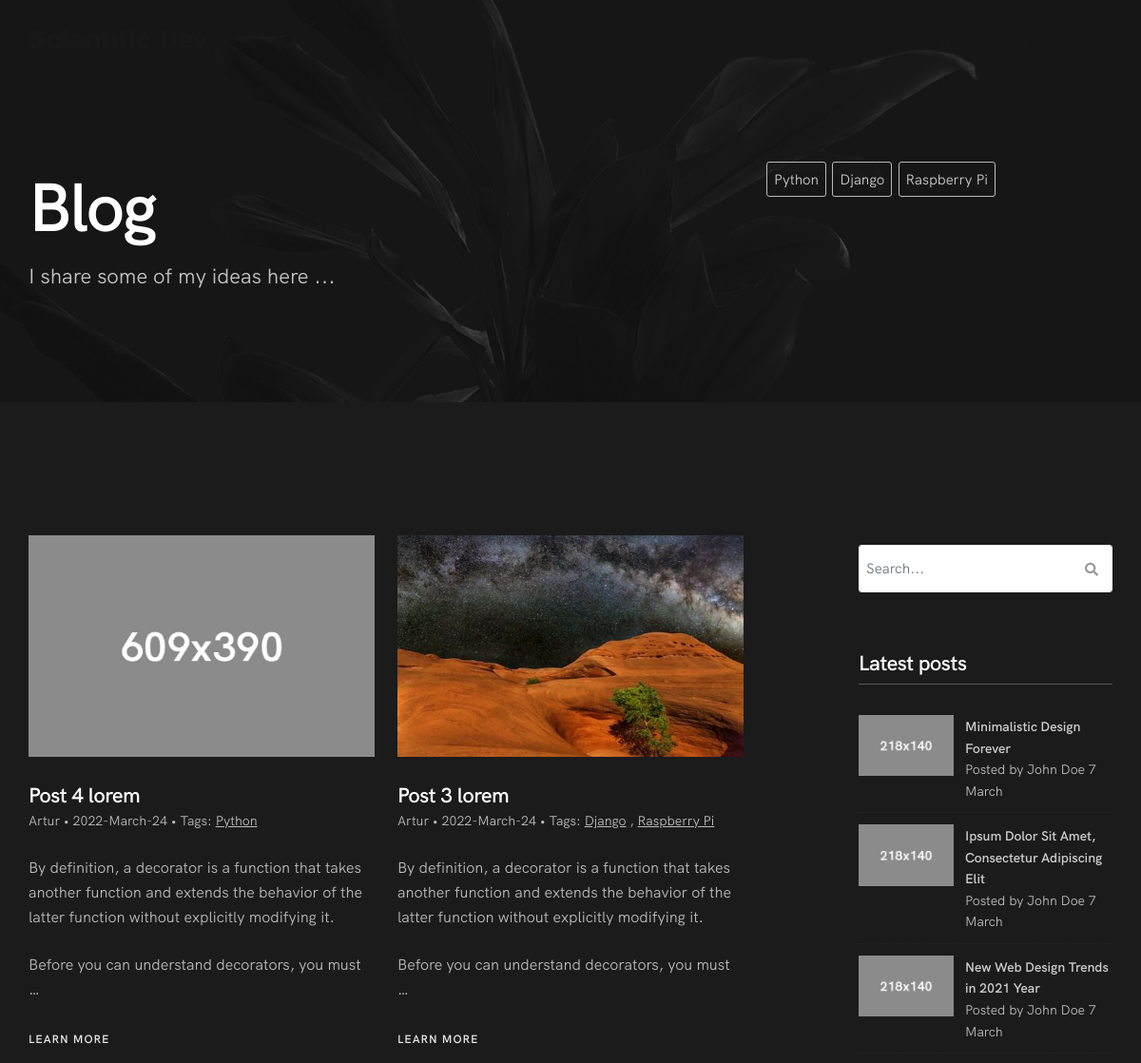
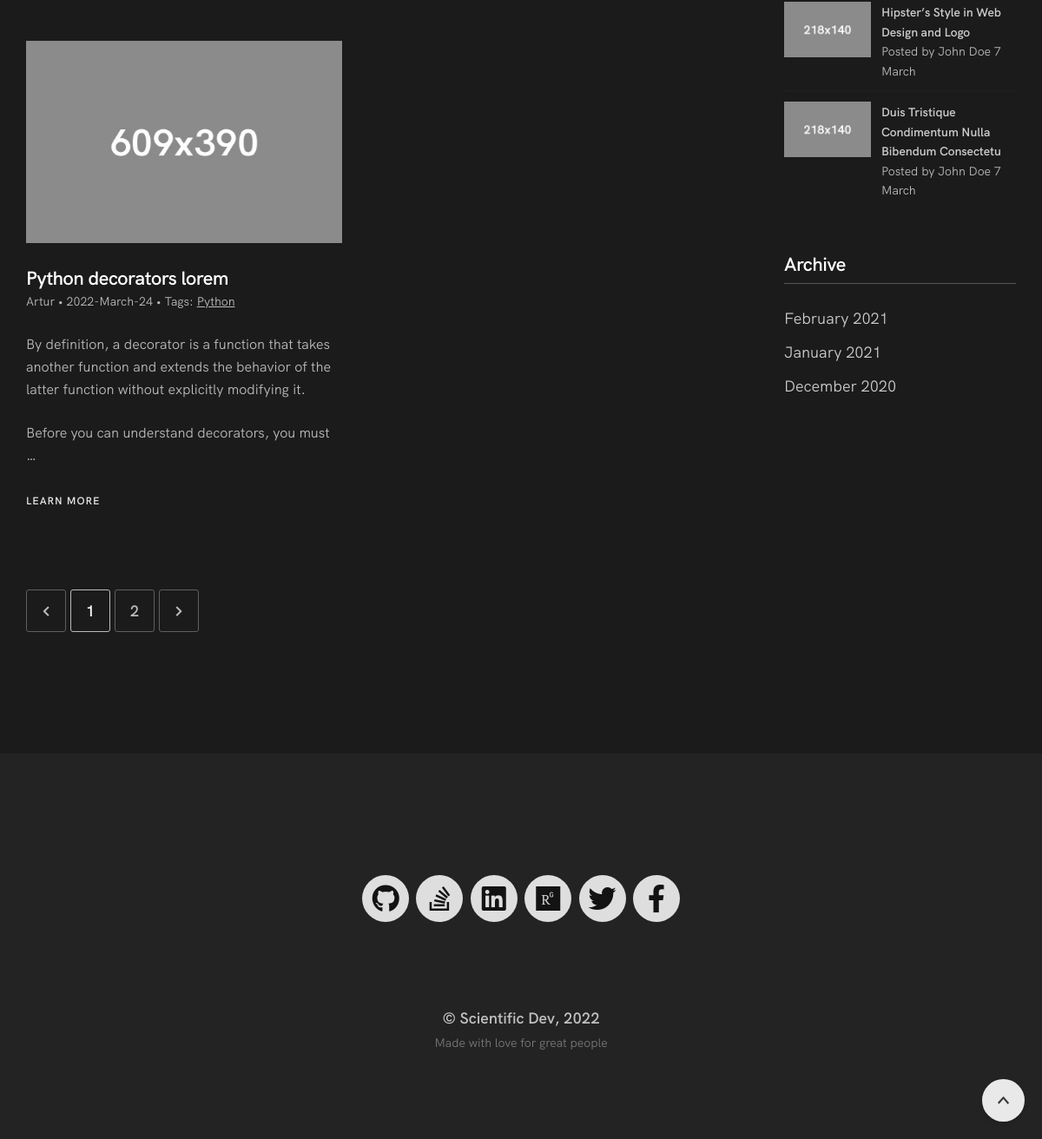
Screenshot of /blog/ with the database file from the repository (2 pictures, top to bottom).
### blog/models.py (models this page shows, shortened)
class Post(models.Model):
    STATUS_CHOICES = (
        ('draft', 'Draft'),
        ('published', 'Published'),
    )
    title = models.CharField(max_length=250)
    slug = models.SlugField(max_length=250,
                            unique_for_date='publish')
    author = models.ForeignKey(User,
                               on_delete=models.CASCADE,
                               related_name='blog_posts')
    body = HTMLField('Content')
    photo = models.ImageField(upload_to='blog',
                              default='')
    publish = models.DateTimeField(default=timezone.now)
    created = models.DateTimeField(auto_now_add=True)
    updated = models.DateTimeField(auto_now=True)
    status = models.CharField(max_length=10,
                              choices=STATUS_CHOICES,
                              default='draft')
    objects = models.Manager()      # The default manager
    published = PublishedManager()  # Custom manager
    drafted = DraftedManager()      # Custom manager
    tags = TaggableManager()
    class Meta:
        ordering = ('-publish',)
    def get_absolute_url(self):
        return reverse('blog:post_detail',
                       args=[self.publish.year,
                             self.publish.month,
                             self.publish.day, self.slug])

### blog/views.py (the view)
# urls.py: path('', views.post_list, name='post_list'),
def post_list(request, tag_slug=None):
    object_list = Post.published.all()
    tag = None
    all_tags = Tag.objects.all()
    if tag_slug:
        tag = get_object_or_404(Tag, slug=tag_slug)
        object_list = object_list.filter(tags__in=[tag])
    paginator = Paginator(object_list, 3)  # 3 posts in each page
    page = request.GET.get('page')
    try:
        posts = paginator.page(page)
    except PageNotAnInteger:
        posts = paginator.page(1)
    except EmptyPage:
        posts = paginator.page(paginator.num_pages)
    return render(request,
                  'blog/list.html',
                  {'page': page,
                   'posts': posts,
                   'all_tags': all_tags,
                   'tag': tag})

### blog/models.py (called while the page is built)
    def get_queryset(self):
        return super().get_queryset().filter(status='published')

### templates/blog/list.html
{%  extends 'base.html' %}
{%  load static %}
{%  block content %}
    <main id="main">
                <section class="small-section bg-dark-alfa-50 bg-scroll light-content" data-background="{%  static 'images/full-width-images/section-bg-19.jpg' %}" id="home">
                    <div class="container relative pt-70">
                        <div class="row">
                            <div class="col-md-8">
                                <div class="wow fadeInUpShort" data-wow-delay=".1s">
                                    <h1 class="hs-line-7 mb-20 mb-xs-10">Blog</h1>
                                </div>
                                <div class="wow fadeInUpShort" data-wow-delay=".2s">
                                    <p class="hs-line-6 opacity-075 mb-20 mb-xs-0">
                                        I share some of my ideas here ...
                                    </p>
                                </div>
                            </div>
                            <div class="col-md-4">
                                <div class="widget">
                                    <div class="widget-body">
                                        <div class="tags">
                                            {% for tag in all_tags %}
                                                <a href="{% url 'blog:post_list_by_tag' tag.slug %}">
                                                    {{ tag.name }}
                                                </a>
                                            {% endfor %}
                                        </div>
                                    </div>
                                </div>
                            </div>
                        </div>
                    </div>
                </section>
                <section class="page-section bg-dark light-content">
                    <div class="container relative">
                        <div class="row">
                            <div class="col-md-8 mb-sm-80">
                                <div class="row">
                                    {% for post in posts %}
                                        <div class="col-sm-6 mb-60 mb-xs-40">
                                        <div class="post-prev-img">
                                            <a href="{{ post.get_absolute_url }}" tabindex="-1"><img src="{{ post.photo.url }}" alt="" class="wow scaleOutIn" data-wow-duration="1.2s" /></a>
                                        </div>
                                        <div class="post-prev-title">
                                            <a href="{{ post.get_absolute_url }}">{{ post.title }}</a>
                                        </div>
                                        <div class="post-prev-info">
                                            {{ post.author.first_name }} •
                                            {{ post.created|date:'Y-N-d' }} •
                                            Tags:
                                            {% for tag in post.tags.all %}
                                                <a href="{% url 'blog:post_list_by_tag' tag.slug %}">
                                                    <u>{{ tag.name }}</u>
                                                </a>
                                                {% if not forloop.last %}, {% endif %}
                                            {% endfor %}
                                        </div>
                                        <div class="post-prev-text">
                                            {{  post.body|safe|truncatewords:30|linebreaks }}
                                        </div>
                                        <div class="post-prev-more">
                                            <a href="{{ post.get_absolute_url }}" class="text-link" tabindex="-1">Learn More</a>
                                        </div>
                                    </div>
                                    {%  endfor %}
                                </div>
                                 {% if posts.has_other_pages %}
                                    <div class="pagination mt-30 mt-xs-10">
                                        <a href="?page=1"><i class="fa fa-chevron-left"></i></a>
                                        {% for i in posts.paginator.page_range %}
                                            {% if posts.number == i %}
                                                <a href="" class="active" disabled>{{ i }}</a>
                                            {% else %}
                                                <a href="?page={{ i }}">{{ i }}</a>
                                            {% endif %}
                                        {% endfor %}
                                        <a href="?page={{ posts.paginator.num_pages }}"><i class="fa fa-chevron-right"></i></a>
                                    </div>
                                {% endif %}
                            </div>
                            <div class="col-md-4 col-lg-3 offset-lg-1 mt-10">
                                <div class="widget">
                                    <form class="form">
                                        <div class="search-wrap">
                                            <button class="search-button animate" type="submit" title="Start Search">
                                                <i class="fa fa-search"></i>
                                            </button>
                                            <input type="text" class="form-control search-field round" placeholder="Search...">
                                        </div>
                                    </form>
                                </div>
                                <div class="widget">
                                    <h3 class="widget-title">Latest posts</h3>
                                    <div class="widget-body">
                                        <ul class="clearlist widget-posts">
                                            <li class="clearfix">
                                                <a href=""><img src="{%  static 'images/blog/previews/post-prev-1.jpg' %}" alt="" width="100" class="widget-posts-img" /></a>
                                                <div class="widget-posts-descr">
                                                    <a href="#" title="">Minimalistic Design Forever</a>
                                                    Posted by John Doe 7 March
                                                </div>
                                            </li>
                                            <li class="clearfix">
                                                <a href=""><img src="{%  static 'images/blog/previews/post-prev-2.jpg' %}" alt="" width="100" class="widget-posts-img" /></a>
                                                <div class="widget-posts-descr">
                                                    <a href="#" title="">Ipsum Dolor Sit Amet, Consectetur Adipiscing Elit</a>
                                                    Posted by John Doe 7 March
                                                </div>
                                            </li>
                                            <li class="clearfix">
                                                <a href=""><img src="{%  static 'images/blog/previews/post-prev-3.jpg' %}" alt="" width="100" class="widget-posts-img" /></a>
                                                <div class="widget-posts-descr">
                                                    <a href="#" title="">New Web Design Trends in 2021 Year</a>
                                                    Posted by John Doe 7 March
                                                </div>
                                            </li>
                                            <li class="clearfix">
                                                <a href=""><img src="{%  static 'images/blog/previews/post-prev-4.jpg' %}" alt="" width="100" class="widget-posts-img" /></a>
                                                <div class="widget-posts-descr">
                                                    <a href="#" title="">Hipster’s Style in Web Design and Logo</a>
                                                    Posted by John Doe 7 March
                                                </div>
                                            </li>
                                            <li class="clearfix">
                                                <a href=""><img src="{%  static 'images/blog/previews/post-prev-5.jpg' %}" alt="" width="100" class="widget-posts-img" /></a>
                                                <div class="widget-posts-descr">
                                                    <a href="#" title="">Duis Tristique Condimentum Nulla Bibendum Consectetu</a>
                                                    Posted by John Doe 7 March
                                                </div>
                                            </li>
                                        </ul>
                                    </div>
                                </div>
                                <div class="widget">
                                    <h3 class="widget-title">Archive</h3>
                                    <div class="widget-body">
                                        <ul class="clearlist widget-menu">
                                            <li>
                                                <a href="#" title="">February 2021</a>
                                            </li>
                                            <li>
                                                <a href="#" title="">January 2021</a>
                                            </li>
                                            <li>
                                                <a href="#" title="">December 2020</a>
                                            </li>
                                        </ul>
                                    </div>
                                </div>
                            </div>
                        </div>
                    </div>
                </section>
            </main>
{%  endblock content %}

### rows the page displays
Tag: name "Python"
Tag: name "Django"
Tag: name "Raspberry Pi"
Post: photo (picture), title "Post 4 lorem", author.first_name "Artur", created "2022-March-24", body "By definition, a decorator is a function that takes another function and extends the behavior of the latter function without explicitly modifying it. Before you can understand decorators, you must …"
Post: photo (picture), title "Post 3 lorem", author.first_name "Artur", created "2022-March-24", body "By definition, a decorator is a function that takes another function and extends the behavior of the latter function without explicitly modifying it. Before you can understand decorators, you must …"
Post: photo (picture), title "Python decorators lorem", author.first_name "Artur", created "2022-March-24", body "By definition, a decorator is a function that takes another function and extends the behavior of the latter function without explicitly modifying it. Before you can understand decorators, you must …"

### other values shown
{{ i }} "1"
{{ i }} "2"
